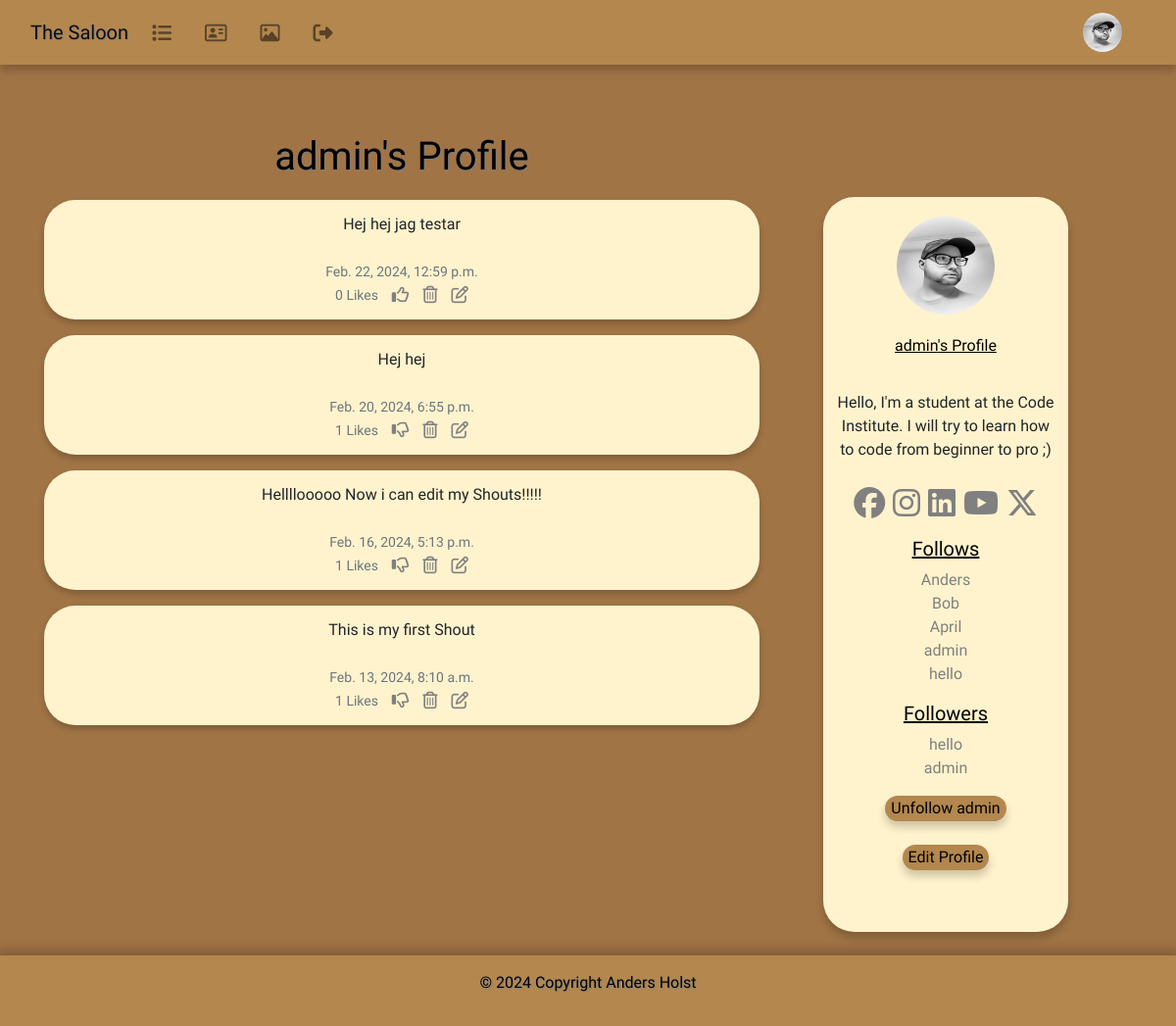
Screenshot of /profile/1 (signed in) with the database file from the repository.
### the_saloon/models.py (models this page shows, shortened)
class Profile(models.Model):
        user = models.OneToOneField(User, on_delete=models.CASCADE)
        follows = models.ManyToManyField("self",
            related_name="followed_by",
            symmetrical=False,
            blank=True)
        date_modified = models.DateTimeField(User, auto_now=True)
        profile_image = models.ImageField(null=True, blank=True, upload_to="images/")
        profile_bio = models.CharField(null=True, blank=True, max_length=500)
        facebook_link = models.CharField(null=True, blank=True, max_length=100)
        instagram_link = models.CharField(null=True, blank=True, max_length=100)
        linkedin_link = models.CharField(null=True, blank=True, max_length=100)
        youtube_link = models.CharField(null=True, blank=True, max_length=100)
        x_link = models.CharField(null=True, blank=True, max_length=100)
        def __str__(self):
                return self.user.username

class Shout(models.Model):
    user = models.ForeignKey(
        User, related_name="shouts",
        on_delete=models.DO_NOTHING
        )
    body = models.CharField(max_length=200)
    created_at = models.DateTimeField(auto_now_add=True)
    likes = models.ManyToManyField(User, related_name="shout_like", blank=True)
    def number_of_likes(self):
		    return self.likes.count()

### the_saloon/views.py (the view, shortened to what this page needs)
# urls.py: path('profile/<int:pk>', views.profile, name='profile'),
def profile(request, pk):
    if request.user.is_authenticated:
        profile = Profile.objects.get(user_id=pk)
        shouts = Shout.objects.filter(user_id=pk).order_by("-created_at")
        return render(request, "profile.html", {"profile":profile, "shouts":shouts})
    else:
        messages.success(request, ("You must login to see this page..."))
        return redirect('home')

### the_saloon/templates/profile.html (shortened to what this page needs)
{% extends 'base.html' %}
{% load static %}
{% block content %}
{% if profile %}
<div class="container text-center">
  <div class="row">
    <div class="col-md-8">
      <h1 class="profile">{{ profile.user.username }}'s Profile</h1>
      {% if shouts%}
      {% for shout in shouts %}
      <div class="alert" role="alert">
        {{ shout.body }}<br/><br/>
        <small class="text-muted" style="font-family: Rye, serif;">
          {{ shout.created_at }}
          <br/>
          {{ shout.number_of_likes }} Likes
          &nbsp;&nbsp;
          {% if user in shout.likes.all %}
          <a href="{% url 'shout_like' shout.id %}"></a>
          {% else %}
          <a href="{% url 'shout_like' shout.id %}"></a>
          {% endif %}
          {% if request.user.username == profile.user.username %}
          <a href="{% url 'delete_shout' shout.id %}"></a>
          <a href="{% url 'edit_shout' shout.id %}"></a>
          {% endif %}
        </small>
      </div>
      {% endfor %}
      {% endif %}
    </div>
      <div class="profile-bio">
          <div class=" image d-flex flex-column
                justify-content-center align-items-center">
            {% if profile.profile_image %}
            <img src="{{ profile.profile_image.url }}" height="100"
            width="100" class="profile rounded-circle" height: auto;>
            {% else %}
            <img src="{% static 'images/cowboy.png' %}" height="100"
            width="100" class="profile rounded-circle" height: auto;>
            {% endif %}
            <span class="name mb-4">
              {{ profile.user.username }}'s Profile
            </span>
            {% if profile.profile_bio %}
            <div class="bio">
              <span><p>
                  {{ profile.profile_bio}}</p></span>
            </div>
            {% endif %}
            <div class="gap-3 mb-3 icons d-flex flex-row
            justify-content-center align-items-center">
              {% if profile.facebook_link %}
              <a href="{{ profile.facebook_link }}" target="new">
                <i class="face fa-2x fa-brands fa-facebook"></i></a>
              {% endif %}
              {% if profile.instagram_link %}
              <a href="{{ profile.instagram_link }}" target="new"><i
                  class="inst fa-2x fa-brands fa-instagram"></i></a>
              {% endif %}
              {% if profile.linkedin_link %}
              <a href="{{ profile.linkedin_link }}" target="new"><i
                  class="link fa-2x fa-brands fa-linkedin"></i></a>
              {% endif %}
              {% if profile.youtube_link %}
              <a href="{{ profile.youtube_link }}" target="new"><i
                  class="you fa-2x fa-brands fa-youtube"></i></a>
              {% endif %}
              {% if profile.x_link %}
              <a href="{{ profile.x_link }}" target="new"><i
                 class="x fa-2x fa-brands fa-x-twitter"></i></a>
              {% endif %}
            </div>
            <h5 class="follow"> Follows </h5>
            <p class="card-text">{% for following in profile.follows.all %}
              <a href="{% url 'profile' following.user.id %}">{{ following }}</a><br />
              {% endfor %}
            <h5 class="follow"> Followers </h5>
            <p class="card-text">{% for following in profile.followed_by.all %}
              <a href="{% url 'profile' following.user.id %}">{{ following }}</a><br />
              {% endfor %}
            <form method=POST>
              {% if profile in user.profile.follows.all %}
              <button class="btn-profile btn-outline" name="follow"
               value="unfollow" type="submit">
                Unfollow {{ profile.user.username|lower}}
              </button>
              {% else %}
              <button class="btn-profile btn-outline" name="follow"
               value="follow" type="submit">
                Follow {{ profile.user.username|lower}}
              </button>
              {% endif %}
              <br/><br/>
              {% if request.user.id == profile.user.id %}
              <button class="btn-profile btn-outline">
                <a class="edit" href="{% url 'update_user' %}">Edit Profile</a>
              </button>
              {% endif %}
          </div>
        </div>
      </div>
    </div>
{% endif %}
{% endblock %}

### the_saloon/templates/navbar.html (shortened to what this page needs)
<nav class="navbar navbar-expand-lg navbar-light navbar sticky-top">
  <div class="container-fluid">
    <a class="navbar-brand" href="{% url 'home' %}">The Saloon</a>
    <div class="collapse navbar-collapse" id="navbarSupportedContent">
      <ul class="navbar-nav me-auto mb-2 mb-lg-0">
        <li class="nav-item">
          <a class="nav-link" href="{% url 'profile_list' %}"><i class="fa-lg fa-solid fa-list"></i></a>
        </li>
        {% if user.is_authenticated %}
        <li class="nav-item">
          <a class="nav-link" href="{% url 'profile' request.user.id %}"><i class="fa-lg fa-regular fa-address-card"></i></a>
        </li>
        <li class="nav-item">
          <a class="nav-link" href="{% url 'upload_image' %}"><i class="fa-lg fa-regular fa-image"></i></a>
        </li>
        <li class="nav-item">
          <a class="nav-link" href="{% url 'logout' %}"><i class="fa-lg fa-solid fa-right-from-bracket"></i></a>
        </li>
        {% endif %}
      </ul>
      {% if request.user.is_authenticated %}
        <ul class="navbar-nav ml-auto">
          <li class="nav-link navbar-brand">
            <a href="{% url 'profile' request.user.id %}">
              <img src="{{ user.profile.profile_image.url }}" class="rounded-circle" width="40" height="40">
            </a>
          </li>
        </ul>
      {% endif %}
      </div>
    </div>
</nav>

### social/static/css/style.css (style rules this page uses)
body { background-color: #A07445; }
div.container { background-color: #A07445; }
div.alert { background-color: #FFF3CD; box-shadow: 0 4px 6px 0 rgba(0,0,0,.2); font-family: Rye, serif; border-radius: 2rem; }
a.navbar-brand { background-color: #B3874E; color: black; font-family: Rye, serif; text-shadow: 1px 1px 1px gray; }
nav.navbar { background-color: #B3874E; box-shadow: 0 6px 8px 0 rgba(0,0,0,.2); }
h1.profile { color: black; font-family: Rye, serif; text-shadow: 1px 1px 1px gray; margin-top: 70px; margin-bottom: 20px; }
div.profile-bio { text-align: center; background-repeat: no-repeat; background-position: 50% 50%; background-size: cover; width: 250px; height: 750px; font-family: Rye, serif; background-color: #FFF3CD; box-shadow: 0 6px 8px 0 rgba(0,0,0,.2); border-radius: 2rem; margin-top: 135px; margin-left: 50px; }
div.bio { font-family: Rye, serif; text-align: center; padding: 10px; }
img.profile { margin-top: 20px; margin-bottom: 20px; }
p.card-text { font-family: Rye, serif; }
a { color:gray }
span.name { font-family: Rye, serif; color: black; text-decoration: underline; }
small.text-muted { margin-top: 20px; }
h5.follow { font-family: Rye, serif; color: black; text-decoration: underline; }
button.btn-profile { background-color:#B3874E; font-family: Rye, serif; border: none; box-shadow: 0 6px 8px 0 rgba(0,0,0,.2); border-radius: 2rem; font-family: Rye, serif; color: black; }
a.edit { color: black; }

### rows the page displays
Profile: user.username "admin", profile_image (picture), profile_bio "Hello, I'm a student at the Code Institute. I will try to learn how to code from beginner to pro ;)"
Shout: body "Hej hej jag testar", created_at "Feb. 22, 2024, 12:59 p.m.", number_of_likes "0"
Shout: body "Hej hej", created_at "Feb. 20, 2024, 6:55 p.m.", number_of_likes "1"
Shout: body "Hellllooooo Now i can edit my Shouts!!!!!", created_at "Feb. 16, 2024, 5:13 p.m.", number_of_likes "1"
Shout: body "This is my first Shout", created_at "Feb. 13, 2024, 8:10 a.m.", number_of_likes "1"
Profile: user.username "Anders"
Profile: user.username "Bob"
Profile: user.username "April"
Profile: user.username "hello"
